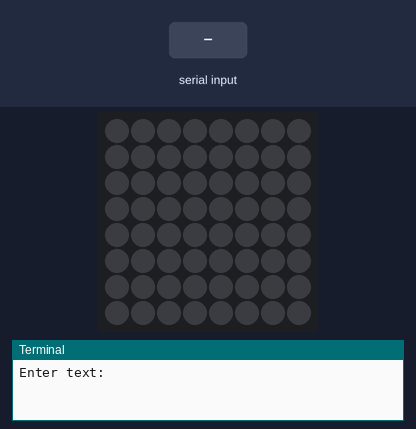
A program run on a simulated Raspberry Pi (BCM pin numbers) with a Sense HAT. Shown: the Sense HAT's 8×8 RGB LED matrix, the last lines printed to the terminal. The test bench sets the inputs (shaded band). The 64×8 strip is a reading aid, not a part: it shows the text the matrix is scrolling, unrolled, one strip-width of it at a time. At 2.5 s the program stops and its outputs stay as they are.

Above: at 1.2 s.
1.3 s: "1" typed at the terminal, then Enter
At 1.35 s:
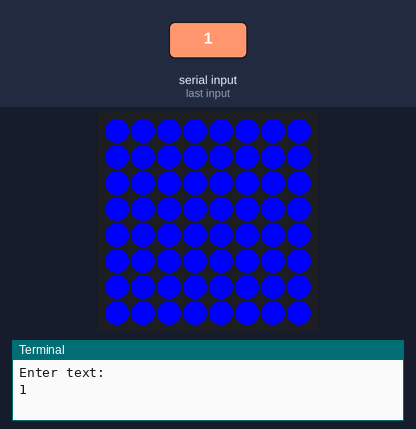
At 1.75 s:
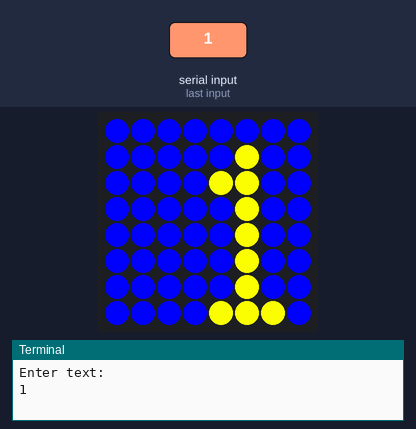
Timing chart, 0 to 4.0 s (numbered marks = the images above; inputs shaded):
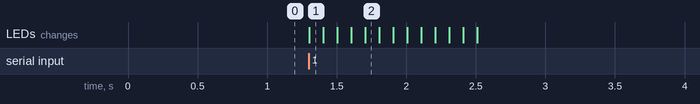

The program:

HelloWorld_3.py
```python
# Application - HelloWorld_3.py

# import the sense_hat module
from sense_hat import SenseHat

# Create an instance (object) of the SenseHat() class called 'sense'
sense = SenseHat()

# Get text input from the user and store it in a String
# variable called textToDisplay
textToDisplay = input("Enter text: ")

# Set text and background colors using tuples in RGB format
textColor = (255,255,0)
backColor = (0,0,255)

# Correct the display orientation if neccessary
sense.set_rotation(180)

# Display the text stored in the textToDisplay variable on
# sense hat LED matrix
sense.show_message(textToDisplay,
                   text_colour = textColor,
                   back_colour = backColor)

# Clear the LED matrix
sense.clear()
```

Measured:
- after the input at 1.3 s, the LEDs: change at once (image 1)
